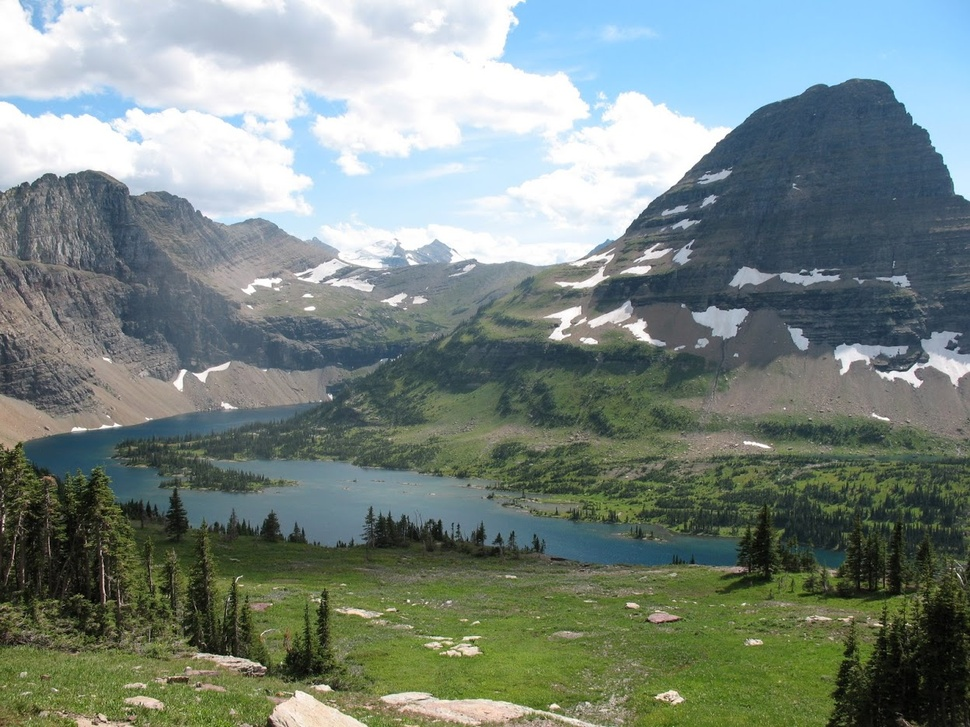
#> input picture CaseStudies/cs4/montana.jpg, 970 x 727 px, shrunk from 1248 x 936 before the run
$ python -i cs4.py   (imports and definitions only)
#> lines starting #> are read from the running program, lines starting #| are printed output that depends on the picture
#> further down, picture is the input picture: PIL image 970x727 RGB; mean R, G, B 121.9, 135.2, 129.3
##################################
# Solution to Practice Problem #
##################################


# Practice Problem CS.18
import PIL.Image, PIL.ImageFilter

def warhol(photo):
    '''returns image consisting of 4 copies of photo arranged
       in a 2x2 grid, with the top right, bottom left, and bottom
       right copies modified using filters CONTOUR, EMBOSS, and
       FIND_EDGES, respectively'''
    width, height = photo.size # width, height = size[0], size[1]
#> width = 970; height = 727

    # create new image big enough to contain 4 copies
    # of photo arranged in a 2x2 grid pattern
    res = PIL.Image.new(photo.mode, (2*width, 2*height))
#> res: PIL image 1940x1454 RGB; every value is 0

    # put original photo in top left corner of res
    res.paste(photo, (0, 0, width, height))

    # put CONTOUR filtered image in top right corner of res
    contour = photo.filter(PIL.ImageFilter.CONTOUR)
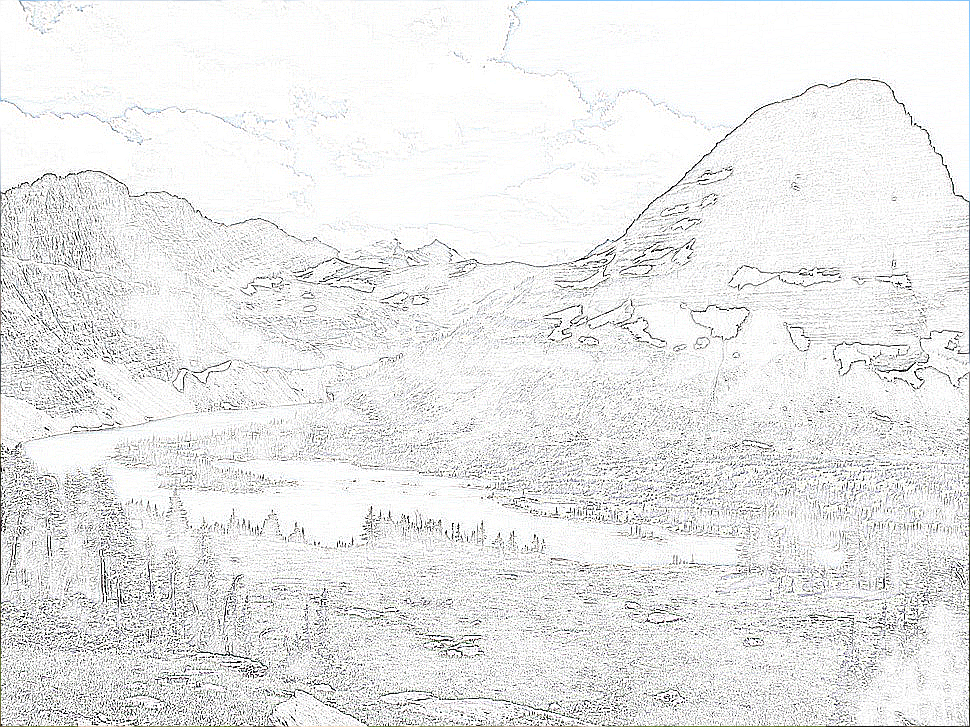
#> contour: PIL image 970x727 RGB; mean R, G, B 233.8, 234, 233.9
    res.paste(contour, (width, 0, 2*width, height))
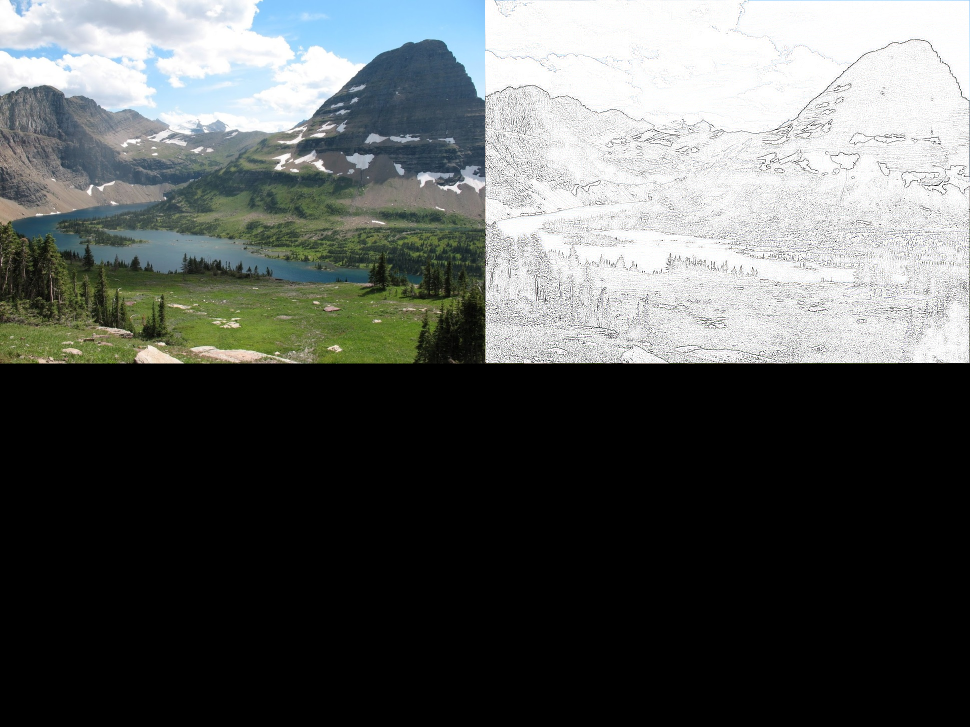
#> res: PIL image 1940x1454 RGB (shown at 1/2 size); mean R, G, B 88.9, 92.3, 90.8

    # put EMBOSS filtered image in bottom left corner of res
    emboss = photo.filter(PIL.ImageFilter.EMBOSS)
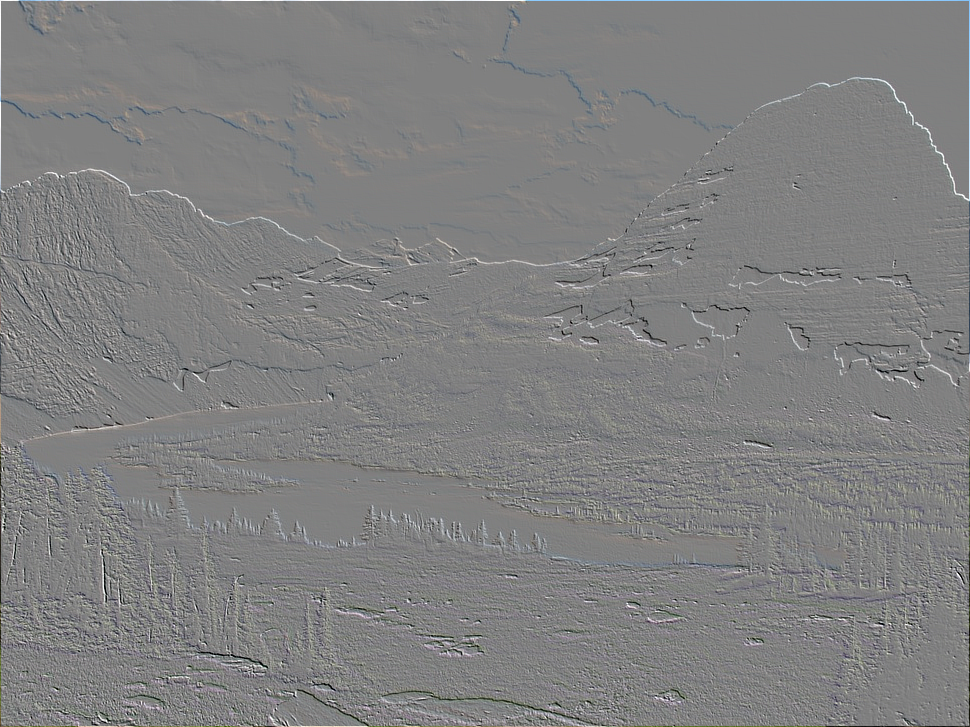
#> emboss: PIL image 970x727 RGB; mean R, G, B 128.1, 128.2, 128.3
    res.paste(emboss, (0, height, width, 2*height))
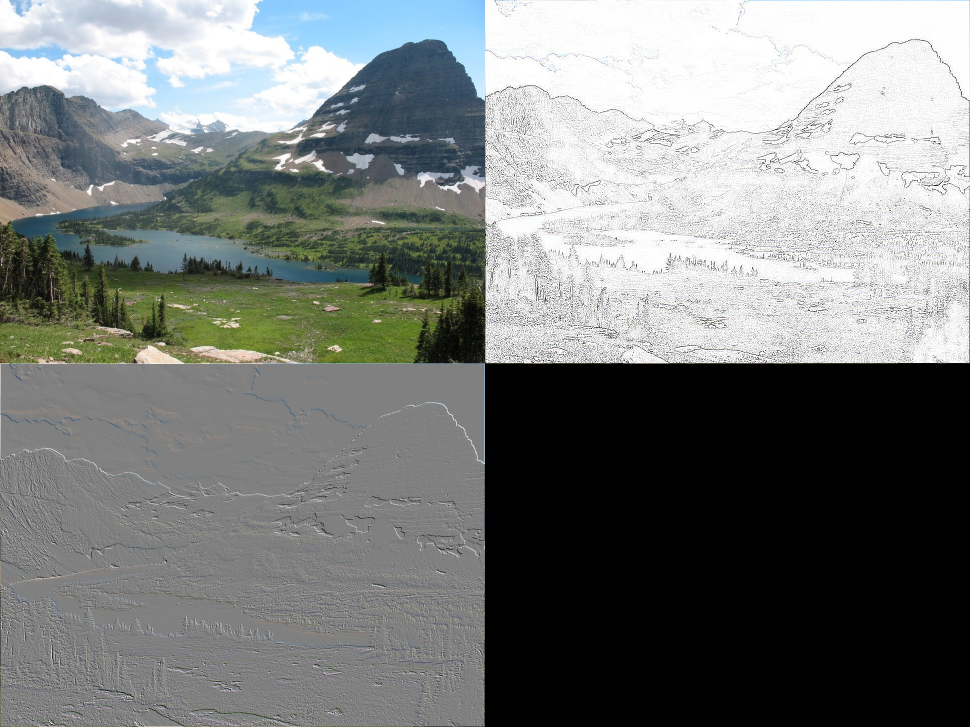
#> res: PIL image 1940x1454 RGB (shown at 1/2 size); mean R, G, B 120.9, 124.3, 122.9

    # put FIND_EDGES filtered image in bottom right corner of res
    edges = photo.filter(PIL.ImageFilter.FIND_EDGES)
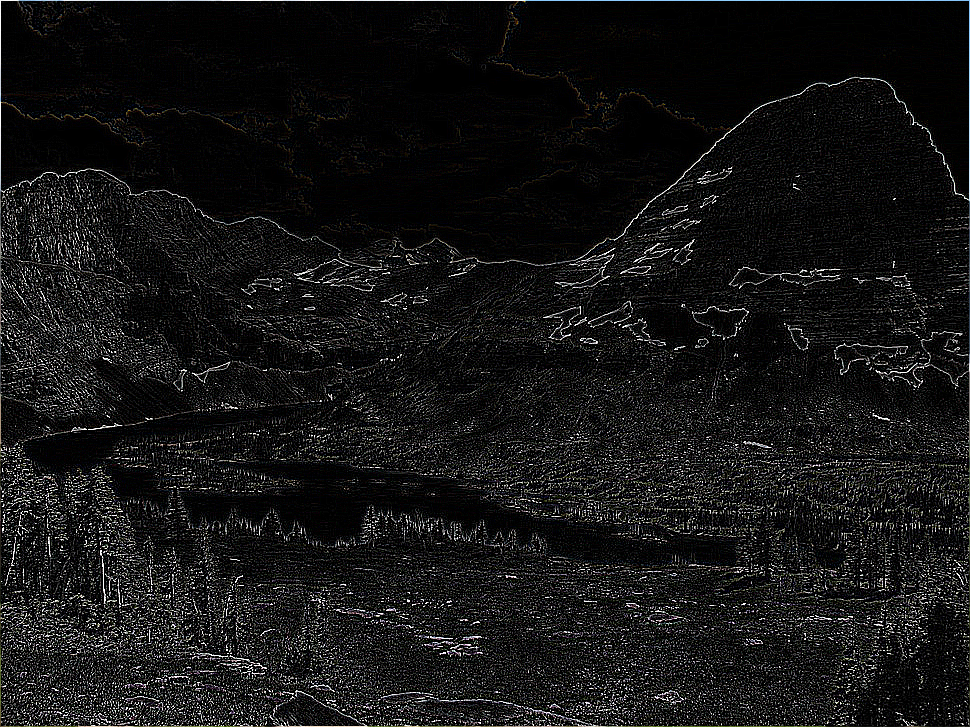
#> edges: PIL image 970x727 RGB; mean R, G, B 21.1, 21, 21.1
    res.paste(edges, (width, height, 2*width, 2*height))
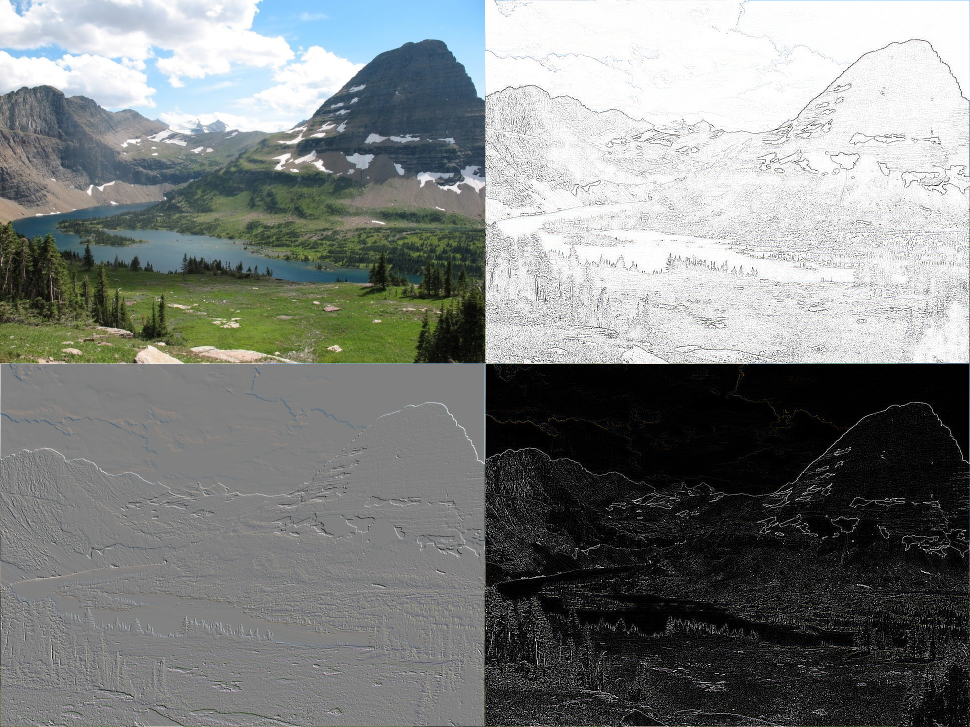
#> res: PIL image 1940x1454 RGB (shown at 1/2 size); mean R, G, B 126.2, 129.6, 128.1

    return res

>>> from PIL import Image
>>> picture = Image.open('montana.jpg')
>>> result = warhol(picture)
